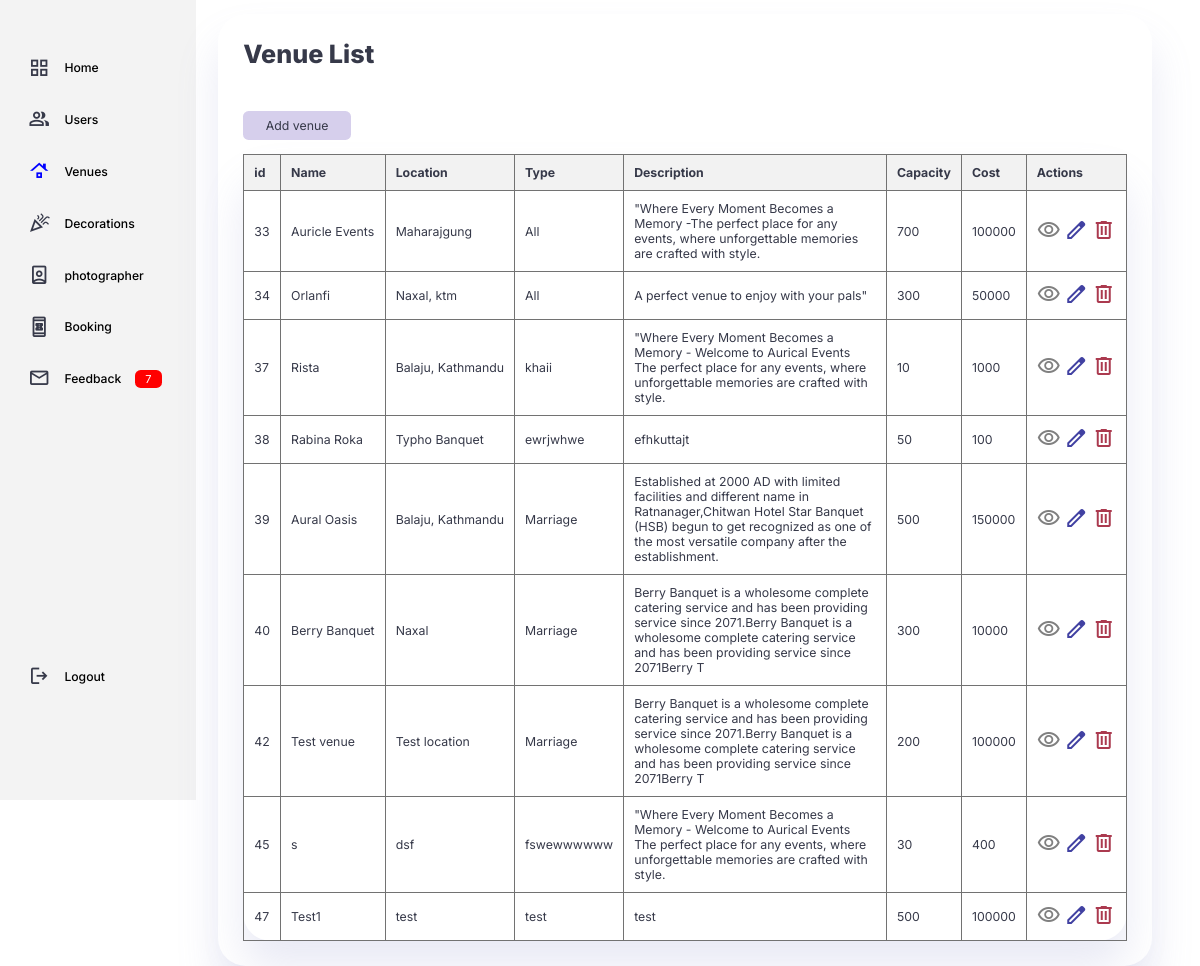
The page /venue_list on the database as committed earlier.
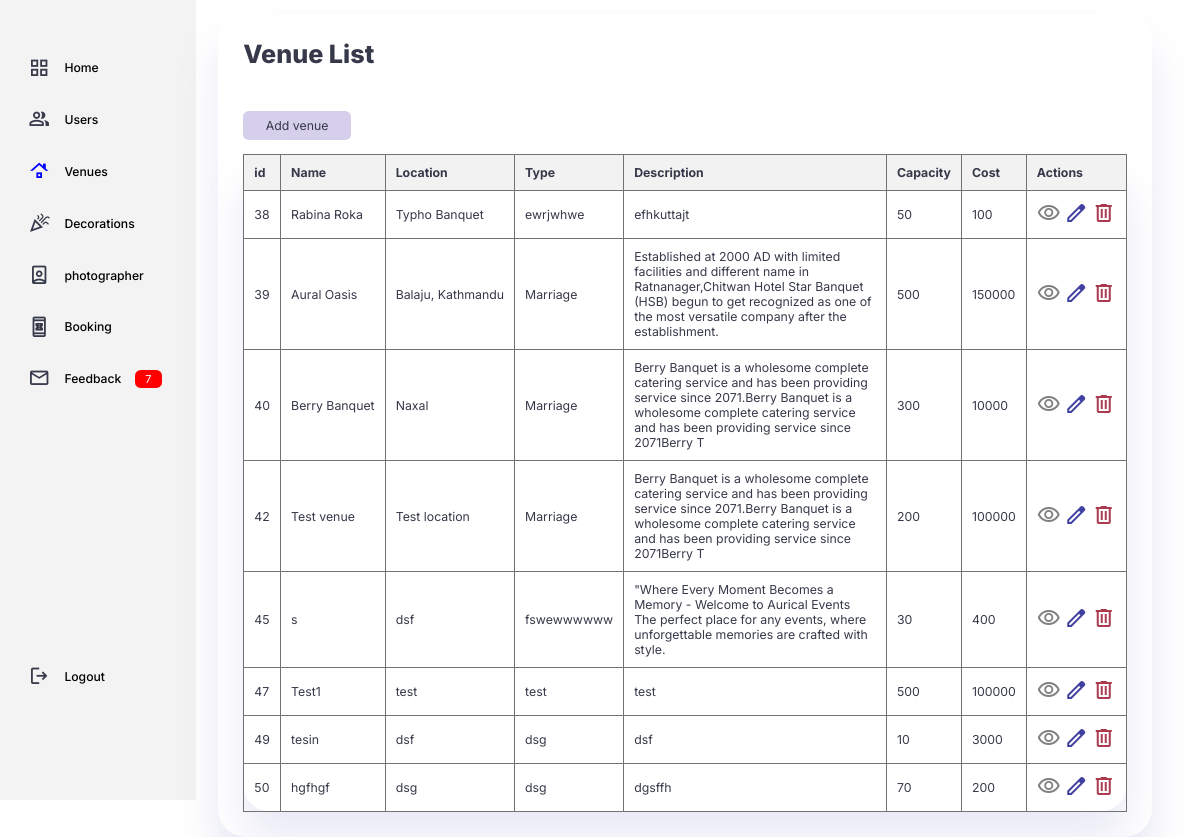
The same page on the database as committed later.
### Venues/models.py (models this page shows)
class Venues(models.Model): #making class
    Name = models.CharField(max_length=100) #making field
    Location = models.CharField(max_length=100) #making field
    Type = models.CharField(max_length=100,null=True,default=None) #making field
    Description = models.CharField(max_length=200) #making field
    Capacity = models.IntegerField(default=0, null=True, blank=True)
    Cost= models.IntegerField(default=0, null=True, blank=True)
    Venue_image = models.ManyToManyField('ImageFile')

### Venues/views.py (the view)
# urls.py: path('venue_list', views.venue_list, name= "venue_list"),  #Path for the register page
def venue_list(request):
    venues = Venues.objects.all()  #fetch venues from the database
    return render(request, 'venues/venue_list.html', {'venues': venues})

### templates/venues/venue_list.html (shortened to what this page needs)
{% load static %}
 <!DOCTYPE html>
 <html lang="en">
 <head>
     <link rel="stylesheet" href="{% static 'css/venuelist.css' %}">
     <link rel="stylesheet" href="https://cdnjs.cloudflare.com/ajax/libs/font-awesome/4.7.0/css/font-awesome.min.css">
 </head>
</head>
<body>
  <div class="container">
    <aside>
        <div class="top">
            <div class="sidebar">
                <a href="/adminpanel">
                    <span class="material-symbols-outlined">grid_view</span>
                    <h3> Home </h3>
                </a>
                <a href="/user_list" onclick="loadUenueList()">
                    <span class="material-symbols-outlined">group</span>
                    <h3> Users </h3>
                </a>
                <a href="/venue_list" class="sidebar-link" style="color:blue;" onclick="loadVenueList()">
                    <span class="material-symbols-outlined">roofing</span>
                    <h3> Venues </h3>
                </a>
                <a href="/decoration_list">
                    <span class="material-symbols-outlined">celebration</span>
                    <h3> Decorations </h3>
                </a>
                <a href="/photographer_list">
                    <span class="material-symbols-outlined"> person_book</span>
                    <h3> photographer </h3>
                </a>
                <a href="/booking_list">
                    <span class="material-symbols-outlined">book_online</span>
                    <h3> Booking </h3>
                </a>
                <a href="a">
                    <span class="material-symbols-outlined">mail_outline</span>
                    <h3> Feedback </h3>
                    <span class="message-count">7</span>
                </a>
                <a href="a">
                    <span class="material-symbols-outlined">logout</span>
                    <h3> Logout </h3>
                </a>
            </div>
        </div>
    </aside>
    <main>
      <h1>Venue List</h1>
     <div class="addvenue">
      <a href="{% url 'addvenue' %}" class="btn btn-primary">Add venue</a>
     </div>
    <div class="tab">
      <table>
        <thead>
            <tr>
                <th>id</th>
                <th>Name</th>
                <th>Location</th>
                <th>Type</th>
                <th>Description</th>
                <th>Capacity</th>
                <th>Cost</th>
                <th>Actions</th>
            </tr>
        </thead>
        <tbody>
            {% for venue in venues %}
                <tr>
                    <td>{{ venue.id }}</td>
                    <td>{{ venue.Name }}</td>
                    <td>{{ venue.Location }}</td>
                    <td>{{ venue.Type }}</td>
                    <td class="desc">{{ venue.Description }}</td>
                    <td>{{ venue.Capacity }}</td>
                    <td>{{ venue.Cost }}</td>
                    <td>
                        <a href="{% url 'view_venue' venue.id %}" class="btn btn-info"><span class="material-symbols-outlined" style="color:gray">visibility</span> </a>
                        <a href="{% url 'update_venue' venue.id %}" enctype="multipart/form-data" class="btn btn-primary"><span class="material-symbols-outlined" style="color:#4141a2">edit</span></a>
                        <a href="{% url 'delete_venue' venue.id %}" onclick="return confirmDelete('{{ venue.Name }}');" class="btn btn-danger" style="color:#ab3a4f"><span class="material-symbols-outlined">delete</span></a>
                    </td>
                </tr>
            {% endfor %}
        </tbody>
      </table>
    </div>
    </main>
   </div>
</body>
</html>

Rows that differ between the two databases and show on the page:
removed Venues: id "33", Name "Auricle Events", Location "Maharajgung", Type "All", Description "\"Where Every Moment Becomes a Memory -The perfect place for any events, where unforgettable memories are crafted with style.", Capacity "700", Cost "100000"
removed Venues: id "34", Name "Orlanfi", Location "Naxal, ktm", Type "All", Description "A perfect venue to enjoy with your pals\"", Capacity "300", Cost "50000"
removed Venues: id "37", Name "Rista", Location "Balaju, Kathmandu", Type "khaii", Description "\"Where Every Moment Becomes a Memory - Welcome to Aurical Events The perfect place for any events, where unforgettable memories are crafted with style.", Capacity "10", Cost "1000"
added Venues: id "49", Name "tesin", Location "dsf", Type "dsg", Description "dsf", Capacity "10", Cost "3000"
added Venues: id "50", Name "hgfhgf", Location "dsg", Type "dsg", Description "dgsffh", Capacity "70", Cost "200"
